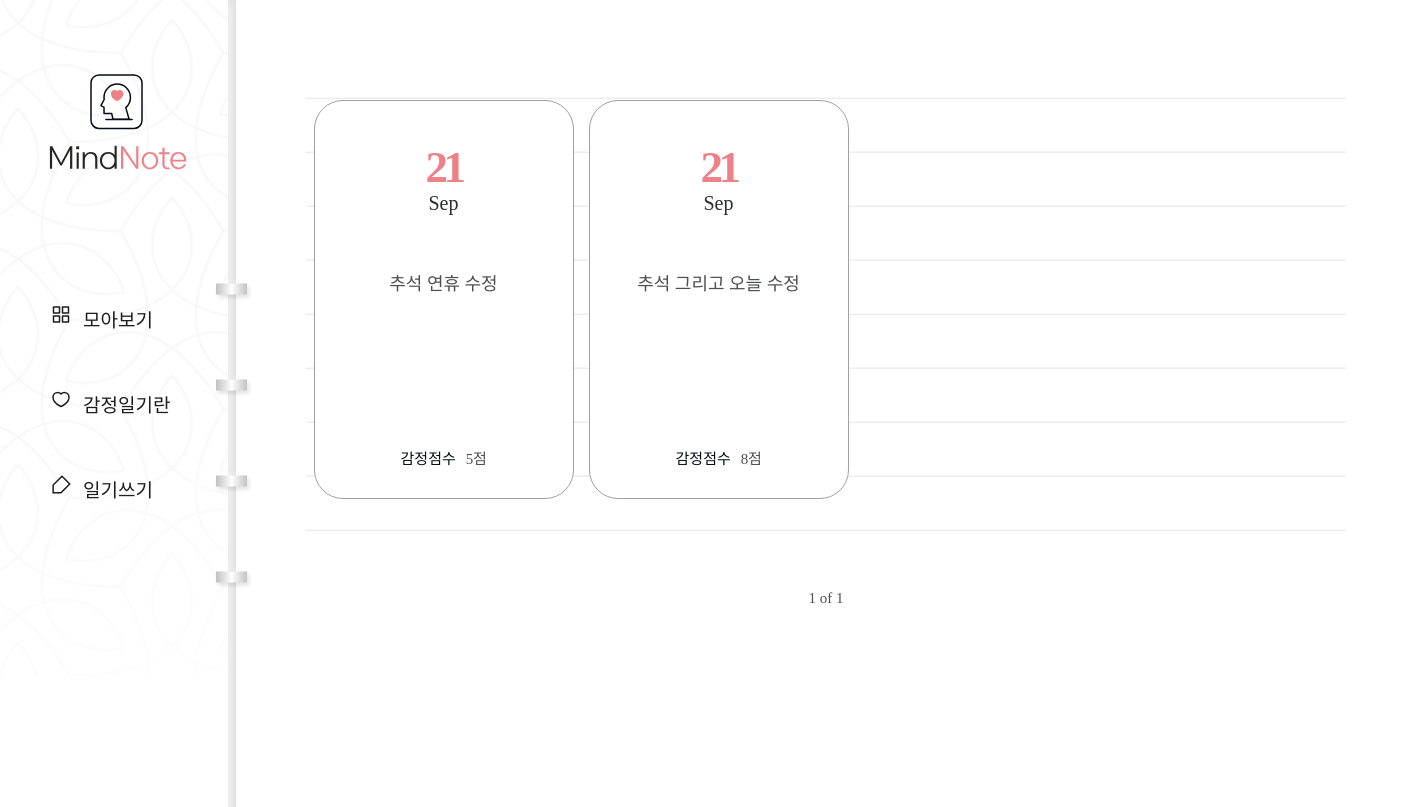
Before: /diary/ with the older database file.
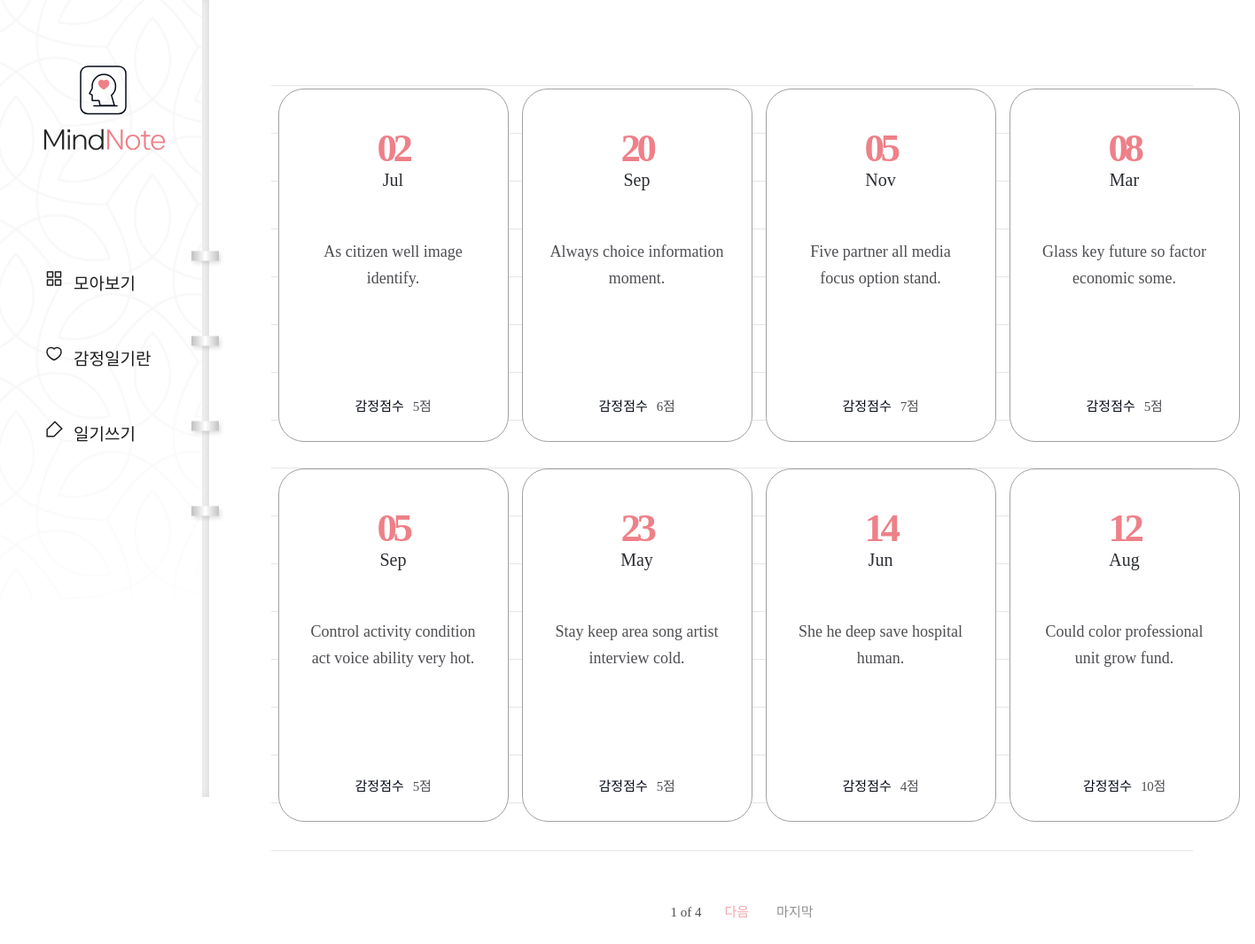
After: the same page with the newer database file.
### diary/models.py (models this page shows, shortened)
class Page(models.Model):
    title = models.CharField(max_length=100, validators=[validate_no_hash]) # 제목
    content = models.TextField(validators=[validate_no_hash]) # 내용
    feeling = models.CharField(max_length=80, validators=[validate_no_hash, validate_no_numbers]) # 감정 상태
    score = models.IntegerField(validators=[validate_score]) # 감정 점수
    dt_created = models.DateField() # 작성일

### diary/views.py (the view)
# urls.py: path('diary/', views.PageListView.as_view(), name="page-list"), # 일기 목록
class PageListView(ListView):
    model = Page
    ordering = ['-dt_created']
    paginate_by = 8

### diary/templates/diary/page_list.html (shortened to what this page needs)
{% extends './base.html' %}
{% block content %}
{% if page_obj.object_list %}
    <div class="wrap-note">
        <div class="note">
            <div class="note-list">
                <ul>
                    {% for obj in page_obj.object_list %}
                    <li>
                        <a href="{% url 'page-detail' obj.id %}">
                            <div class="date">
                                <span>{{obj.dt_created|date:"d"}}</span>
                                <p>{{obj.dt_created|date:"M"}}</p>
                            </div>
                            <h2>{{obj.title}}</h2>
                            <div class="score">
                                <p>감정점수</p>
                                <span>{{obj.score}}점</span>
                            </div>
                        </a>
                    </li>
                    {% endfor %}
                </ul>
            </div>
            <div class="paging">
                <span class="page">
                    <p>{{page_obj.number}} of {{page_obj.paginator.num_pages}}</p>
                </span>
                {% if page_obj.has_next %}
                    <a href="?page={{page_obj.next_page_number}}" class="next">다음</a>
                    <a href="?page={{page_obj.paginator.num_pages}}" class="last">마지막</a>
                {% endif %}
            </div>
        </div>
    </div>
{% endif %}
{% endblock content %}

### diary/templates/diary/base.html (shortened to what this page needs)
{% load static %}
<!DOCTYPE html>
<html lang="en">
    <head>
        <link rel="stylesheet" href="{% static 'diary/css/styles.css' %}">
        <link rel="stylesheet" type="text/css" href="https://cdn.rawgit.com/moonspam/NanumSquare/master/nanumsquare.css">
        <link rel="stylesheet" href="https://cdn.jsdelivr.net/gh/projectnoonnu/noonfonts_two@1.0/NanumBarunpen.woff">
    </head>
    <body>
        <div class="menu">
            <h1><a href="{% url 'page-list' %}"><img src="{% static 'diary/image/logo02.svg' %}"></a></h1>
            <ul>
                <li><a href="{% url 'page-list' %}">모아보기</a></li>
                <li><a href="{% url 'info' %}">감정일기란</a></li>
                <li><a href="{% url 'page-create' %}">일기쓰기</a></li>
            </ul>
        </div>
        {% block content %}
        {% endblock content %}
    </body>
</html>

### diary/static/diary/css/styles.css (style rules this page uses)
h1,h2,h3,p,a,ul,li { margin: 0; padding: 0; font-family: 'NanumSquare'; list-style: none; text-decoration: none; outline: none; }
html { position: relative; min-height: 100%; margin: 0; }
body { margin: 0; padding: 0; -webkit-font-smoothing: antialiased; -moz-osx-font-smoothing: auto; }
img { max-width: 100%; margin: 0; padding: 0; border: 0; }
.menu { position: fixed; width: 236px; height: 100vh; min-height: 900px; background: url(../image/menu-bg.png) no-repeat left top/contain; z-index: 99; }
.menu:before { content: ""; display: block; position: absolute; width: 8px; height: 100%; top: 0; right: 0; background-color: #f6f6f6; box-shadow: inset -3px 0 8px 0 rgba(0, 0, 0, 0.11); }
.menu:after { content: ""; display: block; position: absolute; width: 43px; height: 353px; top: 48%; right: -21px; transform: translateY(-50%); background: url(../image/notespring.svg) no-repeat; }
.menu h1 { position: absolute; margin-left: 49px; top: 74px; }
.menu ul { position: absolute; top: 48%; transform: translateY(-50%); }
.menu ul li { margin-bottom: 58px; padding-left: 83px; }
.menu ul li a { display: block; position: relative; font-family: NanumSquareR; color: #1e1c1c; font-size: 19px; }
.menu ul li a:after { content: ""; display: block; position: absolute; width: 21px; height: 20px; top: 0; left: -32px; background: url(../image/ic-feed-white.svg) no-repeat; }
.menu ul li:first-child a:after { background: url(../image/ic-feed-black.svg) no-repeat; }
.menu ul li:nth-child(2) a:after { background: url(../image/ic-heart-black.svg) no-repeat; }
.menu ul li:last-child a:after { background: url(../image/ic-pen-black.svg) no-repeat; }
.wrap-note .note { padding-left: 236px; padding-top: 50px; padding-bottom: 200px; }
.note-list { margin: 0 70px; padding-top: 50px; background: url(../image/note-bg.svg) repeat-x center/1535px 974px; }
.note-list ul { overflow: hidden; width: 1100px; margin: 0 auto; padding-bottom: 50px; }
.note-list ul li { float: left; width: 25%; padding-bottom: 30px; }
.note-list ul li a { display: block; width: 258px; height: 397px; margin: 0 auto; background: #fff; border: solid 1px #a3a0a0; border-radius: 29px; }
.note-list ul li a .date { margin-top: 40px; margin-bottom: 55px; text-align: center; }
.note-list ul li a .date p { display: inline-block; font-family: 'NanumSquare'; color: #2b2d32; font-size: 20px; text-align: center; text-transform: capitalize; line-height: 1; }
.note-list ul li a .date span { display: block; font-family: 'NanumSquare'; color: #ee8088; font-weight: 700; font-size: 45px; letter-spacing: -4.47px; }
.note-list ul li a h2 { width: 196px; height: 150px; margin: 0 auto; font-family: 'NanumBarunpen'; color: #4e4f53; font-weight: normal; font-size: 18px; line-height: 1.67; text-align: center; }
.note-list ul li a .score { margin-top: 28px; text-align: center; }
.note-list ul li a .score p { display: inline-block; font-family: 'NanumSquare'; color: #060b18; font-size: 15px; }
.note-list ul li a .score span { padding-left: 6px; font-family: 'NanumBarunpen'; color: #4e4f53; font-size: 15px; letter-spacing: -0.29px; }
.paging { margin-top: 10px; text-align: center; }
.paging a { display: inline-block; font-family: 'NanumSquare'; font-size: 15px; }
.paging .first,.paging .last { color: #929191; }
.paging .last { margin-left: 27px; }
.paging .prev,.paging .next { color: #f2a6ac; }
.paging span { display: inline-block; }
.paging span p { margin: 0 22px; font-family: 'NanumSquare'; color: #4e4f53; font-size: 15px; }

Changed rows visible on the page:
removed Page: dt_created "21", dt_created "Sep", title "추석 연휴 수정", score "5"
removed Page: dt_created "21", dt_created "Sep", title "추석 그리고 오늘 수정", score "8"
added Page: dt_created "02", dt_created "Jul", title "As citizen well image identify.", score "5"
added Page: dt_created "20", dt_created "Sep", title "Always choice information moment.", score "6"
added Page: dt_created "05", dt_created "Nov", title "Five partner all media focus option stand.", score "7"
added Page: dt_created "08", dt_created "Mar", title "Glass key future so factor economic some.", score "5"
added Page: dt_created "05", dt_created "Sep", title "Control activity condition act voice ability very hot.", score "5"
added Page: dt_created "23", dt_created "May", title "Stay keep area song artist interview cold.", score "5"
added Page: dt_created "14", dt_created "Jun", title "She he deep save hospital human.", score "4"
added Page: dt_created "12", dt_created "Aug", title "Could color professional unit grow fund.", score "10"
Other visible differences:
{{ page_obj.paginator.num_pages }}: "1" → "4"
text now shown: "다음 마지막"
